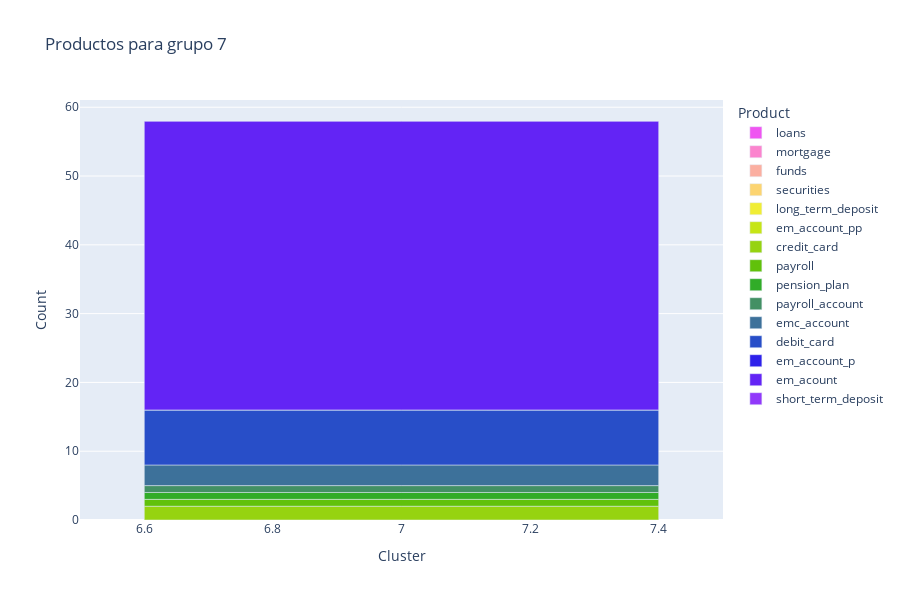

Source (notebook cell):
### Code cell
evolucion_horizontal = px.bar(clientes_actuales_, 
                              x="Cluster", y="Count", color='Product', orientation='v', 
                              height=600,title='Productos para grupo 7', 
                              color_discrete_sequence = px.colors.cyclical.mygbm)
evolucion_horizontal.show()

### Figure 1 — Plotly figure (JSON) as saved in the notebook; plotly's stock layout.template omitted (floating-point values rounded to 4 significant figures)
{"data": [{"alignmentgroup": "True", "hovertemplate": "Product=loans<br>Cluster=%{x}<br>Count=%{y}<extra></extra>", "legendgroup": "loans", "marker": {"color": "#ef55f1"}, "name": "loans", "offsetgroup": "loans", "orientation": "v", "showlegend": true, "textposition": "auto", "type": "bar", "x": [7], "xaxis": "x", "y": [0], "yaxis": "y"}, {"alignmentgroup": "True", "hovertemplate": "Product=mortgage<br>Cluster=%{x}<br>Count=%{y}<extra></extra>", "legendgroup": "mortgage", "marker": {"color": "#fb84ce"}, "name": "mortgage", "offsetgroup": "mortgage", "orientation": "v", "showlegend": true, "textposition": "auto", "type": "bar", "x": [7], "xaxis": "x", "y": [0], "yaxis": "y"}, {"alignmentgroup": "True", "hovertemplate": "Product=funds<br>Cluster=%{x}<br>Count=%{y}<extra></extra>", "legendgroup": "funds", "marker": {"color": "#fbafa1"}, "name": "funds", "offsetgroup": "funds", "orientation": "v", "showlegend": true, "textposition": "auto", "type": "bar", "x": [7], "xaxis": "x", "y": [0], "yaxis": "y"}, {"alignmentgroup": "True", "hovertemplate": "Product=securities<br>Cluster=%{x}<br>Count=%{y}<extra></extra>", "legendgroup": "securities", "marker": {"color": "#fcd471"}, "name": "securities", "offsetgroup": "securities", "orientation": "v", "showlegend": true, "textposition": "auto", "type": "bar", "x": [7], "xaxis": "x", "y": [0], "yaxis": "y"}, {"alignmentgroup": "True", "hovertemplate": "Product=long_term_deposit<br>Cluster=%{x}<br>Count=%{y}<extra></extra>", "legendgroup": "long_term_deposit", "marker": {"color": "#f0ed35"}, "name": "long_term_deposit", "offsetgroup": "long_term_deposit", "orientation": "v", "showlegend": true, "textposition": "auto", "type": "bar", "x": [7], "xaxis": "x", "y": [0], "yaxis": "y"}, {"alignmentgroup": "True", "hovertemplate": "Product=em_account_pp<br>Cluster=%{x}<br>Count=%{y}<extra></extra>", "legendgroup": "em_account_pp", "marker": {"color": "#c6e516"}, "name": "em_account_pp", "offsetgroup": "em_account_pp", "orientation": "v", "showlegend": true, "textposition": "auto", "type": "bar", "x": [7], "xaxis": "x", "y": [0], "yaxis": "y"}, {"alignmentgroup": "True", "hovertemplate": "Product=credit_card<br>Cluster=%{x}<br>Count=%{y}<extra></extra>", "legendgroup": "credit_card", "marker": {"color": "#96d310"}, "name": "credit_card", "offsetgroup": "credit_card", "orientation": "v", "showlegend": true, "textposition": "auto", "type": "bar", "x": [7], "xaxis": "x", "y": [2], "yaxis": "y"}, {"alignmentgroup": "True", "hovertemplate": "Product=payroll<br>Cluster=%{x}<br>Count=%{y}<extra></extra>", "legendgroup": "payroll", "marker": {"color": "#61c10b"}, "name": "payroll", "offsetgroup": "payroll", "orientation": "v", "showlegend": true, "textposition": "auto", "type": "bar", "x": [7], "xaxis": "x", "y": [1], "yaxis": "y"}, {"alignmentgroup": "True", "hovertemplate": "Product=pension_plan<br>Cluster=%{x}<br>Count=%{y}<extra></extra>", "legendgroup": "pension_plan", "marker": {"color": "#31ac28"}, "name": "pension_plan", "offsetgroup": "pension_plan", "orientation": "v", "showlegend": true, "textposition": "auto", "type": "bar", "x": [7], "xaxis": "x", "y": [1], "yaxis": "y"}, {"alignmentgroup": "True", "hovertemplate": "Product=payroll_account<br>Cluster=%{x}<br>Count=%{y}<extra></extra>", "legendgroup": "payroll_account", "marker": {"color": "#439064"}, "name": "payroll_account", "offsetgroup": "payroll_account", "orientation": "v", "showlegend": true, "textposition": "auto", "type": "bar", "x": [7], "xaxis": "x", "y": [1], "yaxis": "y"}, {"alignmentgroup": "True", "hovertemplate": "Product=emc_account<br>Cluster=%{x}<br>Count=%{y}<extra></extra>", "legendgroup": "emc_account", "marker": {"color": "#3d719a"}, "name": "emc_account", "offsetgroup": "emc_account", "orientation": "v", "showlegend": true, "textposition": "auto", "type": "bar", "x": [7], "xaxis": "x", "y": [3], "yaxis": "y"}, {"alignmentgroup": "True", "hovertemplate": "Product=debit_card<br>Cluster=%{x}<br>Count=%{y}<extra></extra>", "legendgroup": "debit_card", "marker": {"color": "#284ec8"}, "name": "debit_card", "offsetgroup": "debit_card", "orientation": "v", "showlegend": true, "textposition": "auto", "type": "bar", "x": [7], "xaxis": "x", "y": [8], "yaxis": "y"}, {"alignmentgroup": "True", "hovertemplate": "Product=em_account_p<br>Cluster=%{x}<br>Count=%{y}<extra></extra>", "legendgroup": "em_account_p", "marker": {"color": "#2e21ea"}, "name": "em_account_p", "offsetgroup": "em_account_p", "orientation": "v", "showlegend": true, "textposition": "auto", "type": "bar", "x": [7], "xaxis": "x", "y": [0], "yaxis": "y"}, {"alignmentgroup": "True", "hovertemplate": "Product=em_acount<br>Cluster=%{x}<br>Count=%{y}<extra></extra>", "legendgroup": "em_acount", "marker": {"color": "#6324f5"}, "name": "em_acount", "offsetgroup": "em_acount", "orientation": "v", "showlegend": true, "textposition": "auto", "type": "bar", "x": [7], "xaxis": "x", "y": [42], "yaxis": "y"}, {"alignmentgroup": "True", "hovertemplate": "Product=short_term_deposit<br>Cluster=%{x}<br>Count=%{y}<extra></extra>", "legendgroup": "short_term_deposit", "marker": {"color": "#9139fa"}, "name": "short_term_deposit", "offsetgroup": "short_term_deposit", "orientation": "v", "showlegend": true, "textposition": "auto", "type": "bar", "x": [7], "xaxis": "x", "y": [0], "yaxis": "y"}], "layout": {"barmode": "relative", "height": 600, "legend": {"title": {"text": "Product"}, "tracegroupgap": 0}, "title": {"text": "Productos para grupo 7"}, "xaxis": {"anchor": "y", "domain": [0, 1], "title": {"text": "Cluster"}}, "yaxis": {"anchor": "x", "domain": [0, 1], "title": {"text": "Count"}}}}
